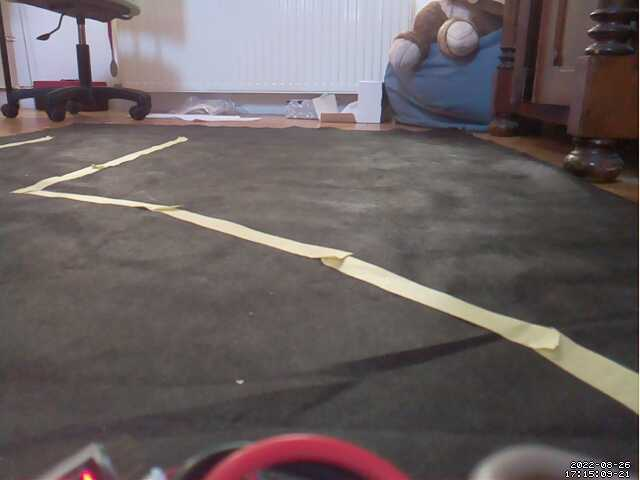
#> input picture testImg/test3.5.png, 640 x 480 px, found by its file name
$ python lineDetection.py
#> lines starting #> are read from the running program, lines starting #| are printed output that depends on the picture; after the words box and inside, x2 and y2 are one past the last pixel; in counts of white or black regions, pixels touching at a corner belong together; long printed decimals are rounded
### Skrypty/legacy/main_class/Build4/lineDetectionHandleImage.py
import cv2
import numpy as np

def canny(image):
    img_gray=cv2.cvtColor(image, cv2.COLOR_RGB2GRAY)
    img_blur=cv2.GaussianBlur(img_gray, (5, 5), 0)
    img_cann=cv2.Canny(img_blur, 150, 300)
    return img_cann

def regionOfIntrest(image, normal=0):
    height, width = image.shape[0], image.shape[1]
    if normal==1:
        area=np.array([[(70,90), (570,90), (width // 2, height + 20)]]) # trójkąt
    elif normal == 2:
        area=np.array([[(0, height), (width - 3, height), (width - 3, int(height * (2 / 3))),(0, int(height * (2 / 3)))]])  #prostokąt dolna 1/3
    else:
        area=np.array([[(0, height), (width - 3, height), (width - 3, int(height * (1 / 3))),(0, int(height * (1 / 3)))]])  # prostokąt dolne 2/3
    mask=np.zeros_like(image) #puste zdjęcie o wymiarach oryginału
    cv2.fillPoly(mask,area,(255,255,255)) #wypełnienie pustego zdjęcia białym kolorem wedłóg zadanego kształtu
    img_mask=cv2.bitwise_and(image,mask) #operacja and na podanych obrazach
    return img_mask

def perspectiveWarp(image):
    height, width = image.shape[0], image.shape[1]
    src=np.float32([[0, height], [width, height], [0, 0], [width, 0]])
    dst=np.float32([[300, height], [355, height], [0, 0], [width, 0]])
    M=cv2.getPerspectiveTransform(src, dst)  # The transformation matrix
    image=image[int(height * (1 / 4)):height, 0:width]  # Apply np slicing for ROI crop
    warped_img=cv2.warpPerspective(image, M, (width, height))  # Image warping
    return warped_img

def displayLine(image, lines, color=(0, 0, 255), color2=(0, 0, 255),list=True):
    def draw(x1,y1,x2,y2):
        cv2.line(line_image, (x1, y1), (x2, y2), color, 4)
        cv2.circle(line_image, (x2, y2), 3, color2, 3)
    line_image= np.zeros_like(image)
    if lines is not None:
        if list:
            for line in lines:
                if line is not None:
                    x1,y1,x2,y2=line.reshape(4)
                    draw(x1,y1,x2,y2)
        else:
            x1, y1, x2, y2=lines
            draw(x1, y1, x2, y2)
    return line_image

def combineImages(images, weight):
    finalFrame=np.zeros_like(images[0])
    for inx, image in enumerate(images):
        finalFrame=cv2.addWeighted(finalFrame, 1, image, weight[inx], 1, 1)
    return finalFrame

### Skrypty/legacy/main_class/Build4/lineDetectionHandleLines.py
import numpy as np
from cmath import rect, phase
from math import radians, degrees

OK ='\033[92m'
WARN ='\033[93m'
ERR = '\033[91m'
RESET = '\033[00m'

def calculatePerpendVector(line): # funkcja obliczjąca znormalizowany wektor prostopadły
    x1,y1,x2,y2 = line.reshape(4)
    vector=[x2-x1,y2-y1]
    perpVector=np.empty_like(vector)
    perpVector[0]=-vector[1]
    perpVector[1]=vector[0]
    return perpVector/np.linalg.norm(perpVector)

def shiftLinesOnPerpendVector(line, road_width, kier=1):
    vx, vy=calculatePerpendVector(line) * (road_width / 2)
    vx, vy=round(vx)*kier, round(vy)*kier # obliczenie dlogosci polowy pasa
    line=[line[0] + vx, line[1] + vy,
                         line[2] + vx, line[3] + vy] # przesuniecie po wektorze prostopadlym w prawo
    return line

def swapInvertedLines(lines): # funkcja odwracajaca linie ktore zostaly znalezione w zlym kierunku
    B=lines[:,3]-lines[:,1]
    index=np.where(B>0)
    lines_copy=np.copy(lines)
    lines[index, 0]=lines_copy[index, 2]
    lines[index, 1]=lines_copy[index, 3]
    lines[index, 2]=lines_copy[index, 0]
    lines[index, 3]=lines_copy[index, 1]
    return lines

def swapLine(line): # odwrocenie lini
    line[0], line[2]=line[2], line[0]
    line[1], line[3]=line[3], line[1]
    return line

def distaceBetweenPoints(starting_line, lines, returnSorted=False, displacement=False, checkForEnds=False):
    """
    :param starting_line: lina poczatkowa od ktorej obliczyc odleglosc
    :param lines: zbior lini do przeszukania
    :param returnSorted: jezeli True tablica bedzie posortowana
    :param displacement: odwraca linie przed analiza
    :param checkForEnds: jezeli True oblicza odleglosc do koncow a nie poczatkow lini
    :return: macierz [odleglosc, odleglosc na x, index lini]
    """
    newLine=starting_line.copy()
    if displacement:
        swapLine(newLine)
    lineArr=abs(lines-newLine)                                                                  # obliczenie odleglosci wszystkich lini od lini pocz
    index=np.arange(len(lines)).reshape(-1,1)                                                   # stworzenie indexów
    if checkForEnds: xPoints, yPoints = lineArr[:,2], lineArr[:,3]                              # odseparowanie punktów x i y szukanego punktu
    else: xPoints, yPoints = lineArr[:,0], lineArr[:,1]
    pointDist=np.sqrt(xPoints**2+yPoints**2)                                                    # obliczenie odleglosci
    retArr=np.concatenate((pointDist.reshape(-1,1),lineArr.T[0].reshape(-1,1)), axis=1)         # dolaczenie wynikow to macierzy koncowej
    retArr=np.concatenate((retArr,index),axis=1)                                                # dolaczenie indexow do macierzy koncowej
    if returnSorted:                                                                            # sortowanie
        sort=retArr[:,0].argsort()
        retArr=retArr[sort]
    return retArr

def deleteElements(table, linesToDel):
    """
    :param table: tabela lini z ktorych chcemy usunac wartosc
    :param linesToDel: konkretna linia lub tablica lini do usuniecia
    :return: tablica poczatkowa bez zadanych lini
    """
    if type(linesToDel[0]) is not np.intc:
        for i in linesToDel:
            table = table[np.where(4 == np.sum(table == i, axis=1), False, True)]
    else:
        table=table[np.where(4 == np.sum(table == linesToDel, axis=1), False, True)]
    return table


def nextLine(starting_line, lines, maxDist, detectedLines):
    all_lines=lines
    closestLine=distaceBetweenPoints(starting_line, all_lines, True, displacement=True)[0]              # wykrycie najblizszej lini
    if closestLine[0] <= maxDist:                                                                       # sprawdzenie odleglosci
        chosenLine=lines[int(closestLine[2])]                                                           # przypisanie lini
        detectedLines.append(chosenLine)                                                                # dodanie lini do tablicy koncowej
        all_lines = deleteElements(all_lines, chosenLine)                                               # usuniecie znalezionej lini z listy wszystkich lini
        return nextLine(chosenLine, all_lines, maxDist, detectedLines)
    else: return detectedLines

def detectBirdLines(line_start, lines, maxDist=40):
    print(f'{WARN}Detecting lines...{RESET}')
    detectedLines=nextLine(line_start, lines, maxDist,[])
    #print(f'Found {len(detectedLines[0])+len(detectedLines[1])} lines')
    return detectedLines

def centerLines(lines, image, maxDist=80, road_width=100):
    center_lines=[]
    height = image.shape[0]
    for kier in range(2):
        for line in lines[kier]:
            if line[1]<height-maxDist: continue
            if kier==0:
                center_lines.append(shiftLinesOnPerpendVector(line, road_width, 1))
            elif kier==1:
                center_lines.append(shiftLinesOnPerpendVector(line, road_width, -1))

    if len(center_lines) != 0:
        if center_lines[0][1] < height - 5:
            center_lines.append([image.shape[1]//2,image.shape[0], image.shape[1]//2, center_lines[0][1]])
    else:
        center_lines.append([image.shape[1] // 2, image.shape[0], image.shape[1] // 2, height-maxDist])

    return np.array(center_lines)

def makeCoords(image, angle, maxDist):
    if angle<0: angle+=180
    y1 = image.shape[0]
    x1 = int(image.shape[1]//2)
    y2= int(y1 - maxDist*np.sin(radians(angle)))
    x2= int(x1 - maxDist*np.cos(radians(angle)))
    return [x1,y1,x2,y2]

def mean_angle(deg):                                                            # średnia wartość kątów
    return degrees(phase(sum(rect(1, radians(d)) for d in deg)/len(deg)))       # https://rosettacode.org/wiki/Averages/Mean_angle

def avarageSlopeIntersect(image, lines, maxDist):                               # wyciąganie średniej z lini
    avrLine=[]
    for line in lines:
        x1, y1, x2, y2 = line.reshape(4)
        angle = np.rad2deg(np.arctan2(y2 - y1, x2 - x1))                        # https://stackoverflow.com/questions/35825421/calculate-angle-degrees-in-python-between-line-with-slope-x-and-horizontal
        avrLine.append(angle)                                                   # dodaj nachylenie do tablicy
    slopeAvarage = mean_angle(avrLine)                                          # średnia z kątów tablicy
    newAvrLine = makeCoords(image, slopeAvarage, maxDist=maxDist)               # koordynaty lini
    return np.array(newAvrLine), slopeAvarage

### Skrypty/legacy/main_class/Build4/lineDetection.py
import cv2
import numpy as np
import lineDetectionHandleImage as Image
import lineDetectionHandleLines as Lines

img = cv2.imread('../../../testImg/test3.5.png')
#> img is the input picture: shape (480, 640, 3); mean B, G, R 97, 96.4, 105.2
if img is None: quit('No image on set path')

def AnalizeImage(img, retAngle = True, retFrame = False, retStream = False):
    """
    :param img: klatka do analizy
    :param retAngle: if True func returns raw turning angles
    :param retFrame: if True func returns window with graphical interpretation
    :param retStream if True func streams return to site
    :return: zanalizowana klatka
    """

    avr_dist=75

    img_warped=Image.perspectiveWarp(img)                                                                   # rozciągnięcie obrazu do perspektywy
    img_canny=Image.canny(img_warped)                                                                       # użycie filtru canny
    img_crop=Image.regionOfIntrest(img_canny, 1)                                                            # wycięcie fragmentu obrazu poza strefą interesująca

    lines=cv2.HoughLinesP(img_crop, 2, np.pi / 180, 30, None, minLineLength=40, maxLineGap=20)              # wykrycie lini na obrazie
    lines=np.array(lines).reshape(-1, 4)                                                                    # transformacja macierzy do łatwiejszej analizy
    lines=Lines.swapInvertedLines(lines)                                                                    # odwrócenie lini skierowanych w złą stronę
    print('All lines detected on Image: ',len(lines))

    startingPoints=[[266, 460, 266, 461], [381, 460, 381, 461]]
    left_line = Lines.detectBirdLines(startingPoints[0], lines, 80)
    right_line = Lines.detectBirdLines(startingPoints[1], lines, 80)
    detected_lines=[left_line, right_line]
    center_line=Lines.centerLines(detected_lines, img, maxDist=avr_dist)
    avr_center_line, av_slope = Lines.avarageSlopeIntersect(img, center_line, avr_dist)

    if retFrame or retStream: #wyświetlanie lini na obrazach
        img_detectedLeftLines=Image.displayLine(img, detected_lines[0], (0, 255, 0), (0, 225, 0))
        img_detectedRightLines=Image.displayLine(img, detected_lines[1])
        img_centerLines=Image.displayLine(img, center_line, (255, 0, 0), (255, 0, 0))
        img_avr_center_line=Image.displayLine(img, avr_center_line, (255, 0, 0), (255, 0, 0), list=False)
        # łączenie uzyskanych obrazów w jedno
        combine=[img_warped, img_detectedLeftLines, img_detectedRightLines, img_centerLines, img_avr_center_line]
        weight = [0.6,0.4,0.4,0,1]
        if retStream:
            pass #Handle stream
        else:
            cv2.imshow('final', Image.combineImages(combine, weight))
            cv2.waitKey(0)

    if retAngle:
        return av_slope
    else:
        return None

if __name__ == "__main__":
    angle = AnalizeImage(img, retFrame=True, retAngle=True)
#> in perspectiveWarp, `image=image[int(height * (1 / 4)):height, 0:width]`:
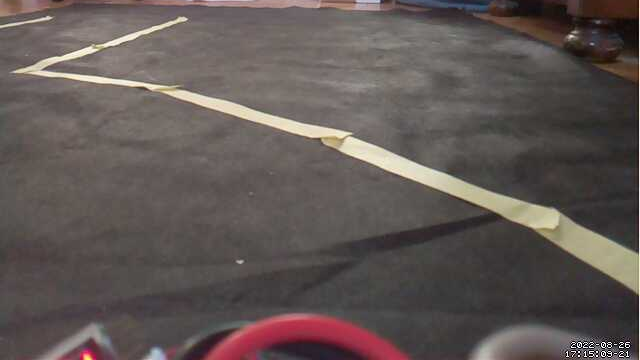
#> image: shape (360, 640, 3); mean of channels 0, 1, 2 84.4, 87.2, 96.4; drawn as B, G, R
#> in canny, `img_gray=cv2.cvtColor(image, cv2.COLOR_RGB2GRAY)`:
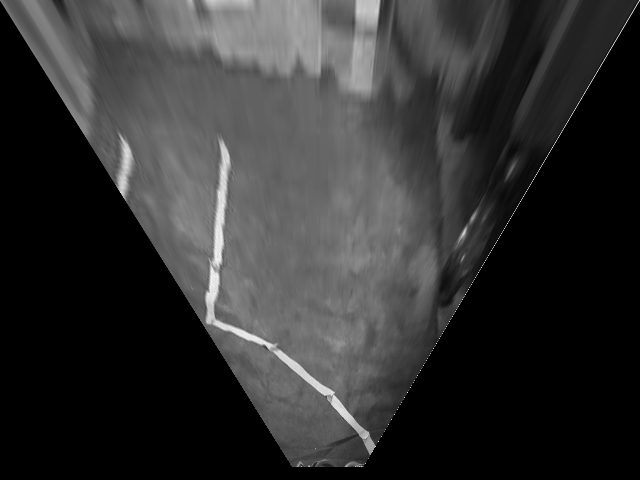
#> img_gray: shape (480, 640); min 0, max 246, mean 49.4
#> in canny, `img_cann=cv2.Canny(img_blur, 150, 300)`:
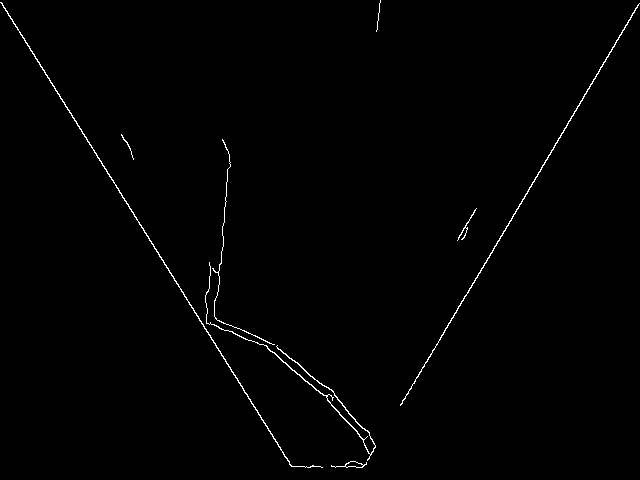
#> img_cann: shape (480, 640); 0.8% white in thin lines or dots
#> in regionOfIntrest, `cv2.fillPoly(mask,area,(255,255,255))`:
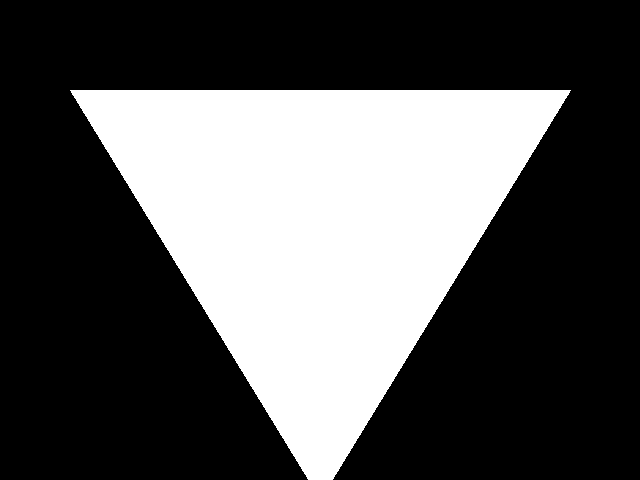
#> mask: shape (480, 640); 33.4% white; 1 white region, box (x1, y1, x2, y2) and area: (70, 90, 571, 480) 102570
#> in regionOfIntrest, `img_mask=cv2.bitwise_and(image,mask)`:
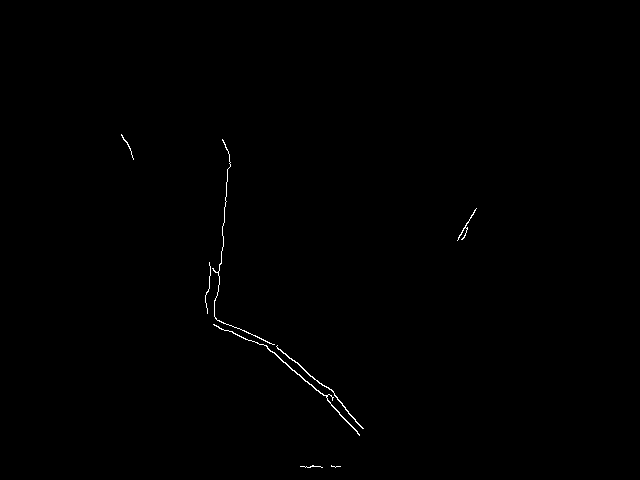
#> img_mask: shape (480, 640); 0.29% white in thin lines or dots, all inside (x1, y1, x2, y2) = (121, 134, 477, 468)
#> in AnalizeImage, `lines=cv2.HoughLinesP(img_crop, 2, np.pi / 180, 30, None, minLineLengt..`: lines = [[217, 295, 229, 157], [243, 330, 327, 398], [273, 344, 337, 397], [244, 330, 326, 396], [328, 387, 362, 428], [318, 391, 359, 435], [216, 319, 277, 345], [219, 328, 281, 351], [214, 325, 219, 264], [222, 228, 229, 154], [297, 362, 363, 428]]
#> in swapInvertedLines, `B=lines[:,3]-lines[:,1]`: B = [-138, 68, 53, 66, 41, 44, 26, 23, -61, -74, 66]
#> in swapInvertedLines, `index=np.where(B>0)`: index = ([1, 2, 3, 4, 5, 6, 7, 10],)
#> in swapInvertedLines, `lines_copy=np.copy(lines)`: lines_copy has the same summary as lines in AnalizeImage
#> in AnalizeImage, `lines=Lines.swapInvertedLines(lines)`: lines = [[217, 295, 229, 157], [327, 398, 243, 330], [337, 397, 273, 344], [326, 396, 244, 330], [362, 428, 328, 387], [359, 435, 318, 391], [277, 345, 216, 319], [281, 351, 219, 328], [214, 325, 219, 264], [222, 228, 229, 154], [363, 428, 297, 362]]
#| All lines detected on Image:  11
#> in nextLine, `all_lines=lines`: all_lines has the same summary as lines in AnalizeImage
#> in distaceBetweenPoints, `lineArr=abs(lines-newLine)`: lineArr = [[49, 166, 37, 303], [61, 63, 23, 130], [71, 64, 7, 116], [60, 65, 22, 130], [96, 33, 62, 73], [93, 26, 52, 69], [11, 116, 50, 141], [15, 110, 47, 132], [52, 136, 47, 196], [44, 233, 37, 306], [97, 33, 31, 98]]
#> in distaceBetweenPoints, `index=np.arange(len(lines)).reshape(-1,1)`: index = [0, 1, 2, 3, 4, 5, 6, 7, 8, 9, 10]
#> in distaceBetweenPoints, `else: xPoints, yPoints = lineArr[:,0], lineArr[:,1]`: xPoints = [49, 61, 71, 60, 96, 93, 11, 15, 52, 44, 97]; yPoints = [166, 63, 64, 65, 33, 26, 116, 110, 136, 233, 33]
#> in distaceBetweenPoints, `pointDist=np.sqrt(xPoints**2+yPoints**2)`: pointDist = [173.1, 87.69, 95.59, 88.46, 101.5, 96.57, 116.5, 111, 145.6, 237.1, 102.5]
#> in distaceBetweenPoints, `retArr=np.concatenate((pointDist.reshape(-1,1),lineArr.T[0].reshape(-1..`: retArr = [[173.1, 49], [87.69, 61], [95.59, 71], [88.46, 60], [101.5, 96], [96.57, 93], [116.5, 11], [111, 15], [145.6, 52], [237.1, 44], [102.5, 97]]
#> in distaceBetweenPoints, `retArr=np.concatenate((retArr,index),axis=1)`: retArr = [[173.1, 49, 0], [87.69, 61, 1], [95.59, 71, 2], [88.46, 60, 3], [101.5, 96, 4], [96.57, 93, 5], [116.5, 11, 6], [111, 15, 7], [145.6, 52, 8], [237.1, 44, 9], [102.5, 97, 10]]
#> in distaceBetweenPoints, `sort=retArr[:,0].argsort()`: sort = [1, 3, 2, 5, 4, 10, 7, 6, 8, 0, 9]
#> in distaceBetweenPoints, `retArr=retArr[sort]`: retArr = [[87.69, 61, 1], [88.46, 60, 3], [95.59, 71, 2], [96.57, 93, 5], [101.5, 96, 4], [102.5, 97, 10], [111, 15, 7], [116.5, 11, 6], [145.6, 52, 8], [173.1, 49, 0], [237.1, 44, 9]]
#> in nextLine, `closestLine=distaceBetweenPoints(starting_line, all_lines, True, displ..`: closestLine = [87.69, 61, 1]
#> in detectBirdLines, `detectedLines=nextLine(line_start, lines, maxDist,[])`: detectedLines = []
#> in deleteElements, `table=table[np.where(4 == np.sum(table == linesToDel, axis=1), False, ..`: table = [[217, 295, 229, 157], [327, 398, 243, 330], [337, 397, 273, 344], [326, 396, 244, 330], [362, 428, 328, 387], [277, 345, 216, 319], [281, 351, 219, 328], [214, 325, 219, 264], [222, 228, 229, 154], [363, 428, 297, 362]]
#> in AnalizeImage, `right_line = Lines.detectBirdLines(startingPoints[1], lines, 80)`: right_line = [[359, 435, 318, 391], [326, 396, 244, 330], [214, 325, 219, 264], [217, 295, 229, 157], [222, 228, 229, 154]]
#> in AnalizeImage, `detected_lines=[left_line, right_line]`: detected_lines = [[], [[359, 435, 318, 391], [326, 396, 244, 330], [214, 325, 219, 264], [217, 295, 229, 157], [222, 228, 229, 154]]]
#> in AnalizeImage, `center_line=Lines.centerLines(detected_lines, img, maxDist=avr_dist)`: center_line = [[322, 469, 281, 425], [320, 480, 320, 469]]
#> the loop in avarageSlopeIntersect, `for line in lines:` made 2 passes
#> (x1, y1, x2, y2, angle) on passes 1 to 2: (322, 469, 281, 425, -133), (320, 480, 320, 469, -90)
#> after the loop in avarageSlopeIntersect, `for line in lines:`: avrLine = [-133, -90]
#> in avarageSlopeIntersect, `slopeAvarage = mean_angle(avrLine)`: slopeAvarage = -111.5
#> in makeCoords, `if angle<0: angle+=180`: angle = 68.51
#> in makeCoords, `y2= int(y1 - maxDist*np.sin(radians(angle)))`: y2 = 410
#> in makeCoords, `x2= int(x1 - maxDist*np.cos(radians(angle)))`: x2 = 292
#> in avarageSlopeIntersect, `newAvrLine = makeCoords(image, slopeAvarage, maxDist=maxDist)`: newAvrLine = [320, 480, 292, 410]
#> in AnalizeImage, `avr_center_line, av_slope = Lines.avarageSlopeIntersect(img, center_li..`: av_slope = -111.5
#> the loop in displayLine (call 2), `for line in lines:` made 5 passes
#> in draw (call 8), `cv2.circle(line_image, (x2, y2), 3, color2, 3)`:
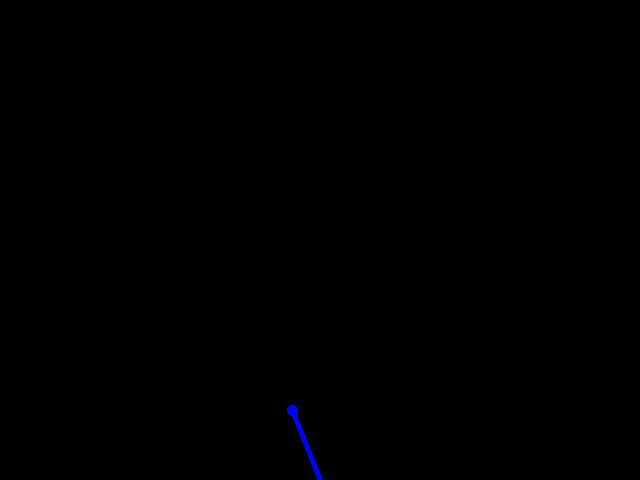
#> line_image: shape (480, 640, 3); mean of channels 0, 1, 2 0.4, 0, 0; drawn as B, G, R
#> the loop in combineImages, `for inx, image in enumerate(images):` made 5 passes
#> pass 1, in combineImages, `finalFrame=cv2.addWeighted(finalFrame, 1, image, weight[inx], 1, 1)`:
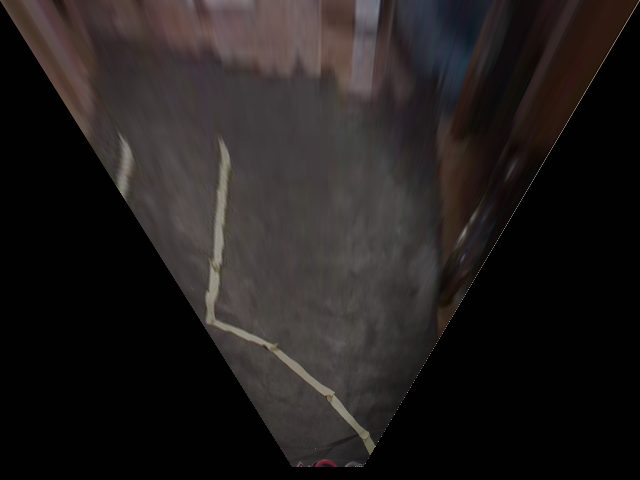
#> finalFrame: shape (480, 640, 3); mean of channels 0, 1, 2 29.7, 30.4, 34.5; drawn as B, G, R
#> angle = -111.5
    print(angle)
#| -111.489
